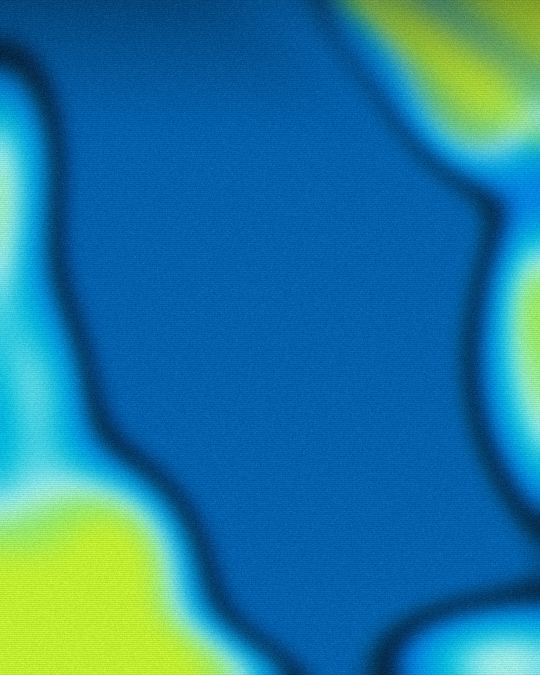
#> input picture assets/bg_pac.png, 1080 x 1350 px (shown at 1/2 size)
$ python -i cover.py   (imports and definitions only)
#> lines starting #> are read from the running program, lines starting #| are printed output that depends on the picture; after the words box and inside, x2 and y2 are one past the last pixel; in counts of white or black regions, pixels touching at a corner belong together
### scripts/hue.py
# This Source Code Form is subject to the terms of the Mozilla Public
# License, v. 2.0. If a copy of the MPL was not distributed with this
# file, You can obtain one at https://mozilla.org/MPL/2.0/.
import numpy as np
from PIL import Image
def rgb2hls(a):
  a=a/255.;r,g,b=a[...,0],a[...,1],a[...,2];mx=a.max(-1);mn=a.min(-1);l=(mx+mn)/2;dl=mx-mn
  s=np.where(dl==0,0,dl/(1-np.abs(2*l-1)+1e-9))
  h=np.zeros_like(l);m=dl>0
  rc=(mx==r)&m;gc=(mx==g)&m&~rc;bc=m&~rc&~gc
  h[rc]=((g-b)[rc]/dl[rc])%6;h[gc]=(b-r)[gc]/dl[gc]+2;h[bc]=(r-g)[bc]/dl[bc]+4
  return h*60,l,s
def hls2rgb(h,l,s):
  c=(1-np.abs(2*l-1))*s;hp=(h%360)/60;x=c*(1-np.abs(hp%2-1));z=np.zeros_like(c)
  conds=[hp<1,hp<2,hp<3,hp<4,hp<5,hp>=5]
  R=np.select(conds,[c,x,z,z,x,c]);G=np.select(conds,[x,c,c,x,z,z]);B=np.select(conds,[z,z,x,c,c,x])
  m=l-c/2;return np.clip(np.stack([R+m,G+m,B+m],-1)*255,0,255)
def shift(path,deg,sat=1.0):
#> called with path = 'assets/bg_pac.png', deg = -206, sat = 1
  a=np.asarray(Image.open(path).convert('RGB')).astype(float)
  h,l,s=rgb2hls(a);return Image.fromarray(hls2rgb(h+deg,l,np.clip(s*sat,0,1)).astype('uint8'))
#> in rgb2hls, `l = (mx + mn) / 2`:
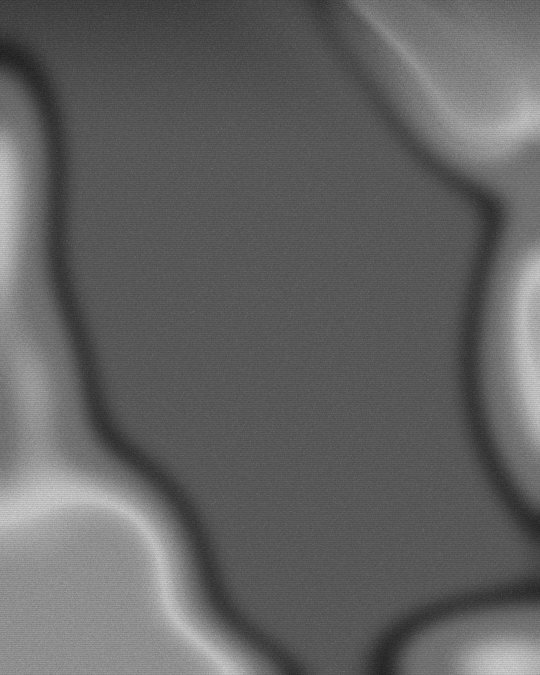
#> l: shape (1350, 1080) float64 (shown at 1/2 size); min 0.0882, max 0.875, mean 0.387
#> in rgb2hls, `s=np.where(dl==0,0,dl/(1-np.abs(2*l-1)+1e-9))`:
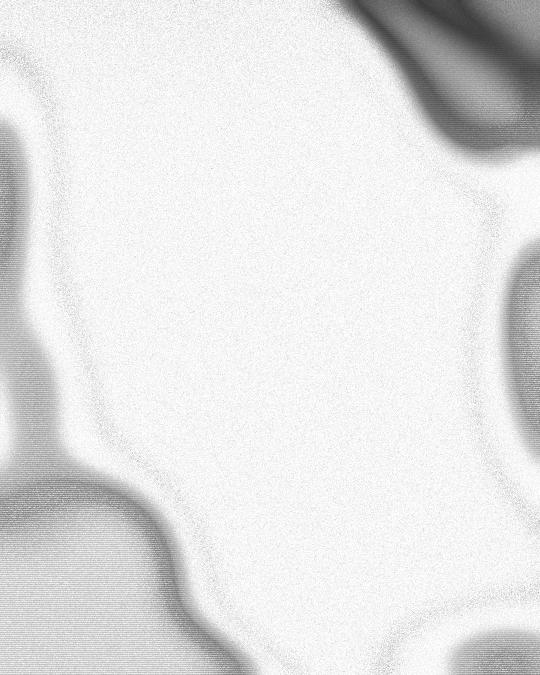
#> s: shape (1350, 1080) float64 (shown at 1/2 size); min 0.2, max 1, mean 0.893
#> in rgb2hls, `m = dl > 0`: m: shape (1350, 1080) bool; every value is 1
#> in rgb2hls, `rc = (mx == r) & m`: rc: shape (1350, 1080) bool; every value is 0
#> in rgb2hls, `gc = (mx == g) & m & ~rc`:
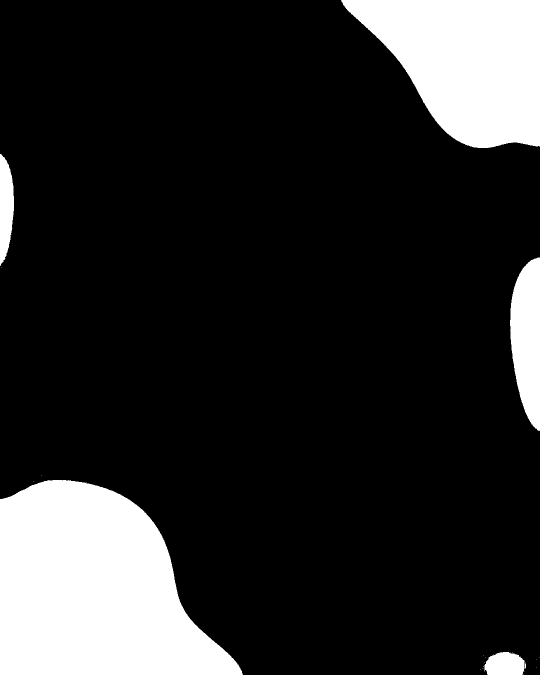
#> gc: shape (1350, 1080) bool (shown at 1/2 size); 16.4% white; 25 white regions (20 under 20 px), largest, box (x1, y1, x2, y2) and area: (0, 960, 486, 1350) 135236, (682, 0, 1080, 296) 80037, (1020, 515, 1080, 862) 15742, (0, 308, 28, 532) 4641, (969, 1304, 1049, 1350) 3096
#> in rgb2hls, `h[rc] = (g - b)[rc] / dl[rc] % 6`: h: shape (1350, 1080) float64; every value is 0
#> in rgb2hls, `h[gc] = (b - r)[gc] / dl[gc] + 2`: h: shape (1350, 1080) float64; min 0, max 3, mean 0.28
#> after `h, l, s = rgb2hls(a)`:
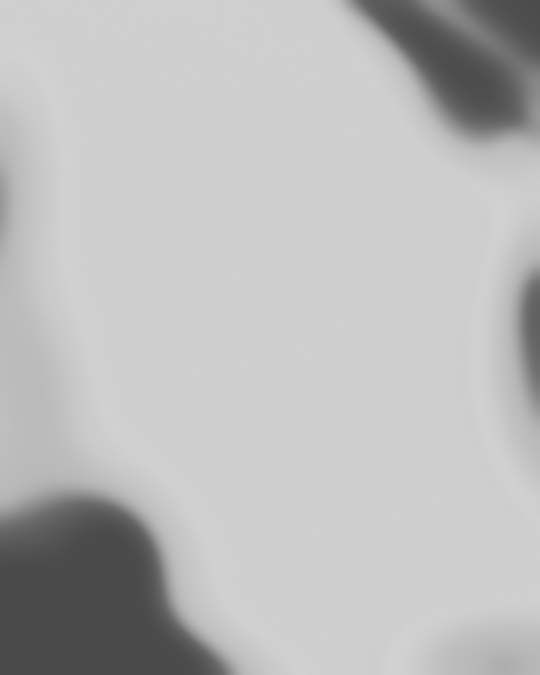
#> h: shape (1350, 1080) float64 (shown at 1/2 size); min 67.46, max 223.8, mean 187.9
#> in hls2rgb, `hp = h % 360 / 60`:
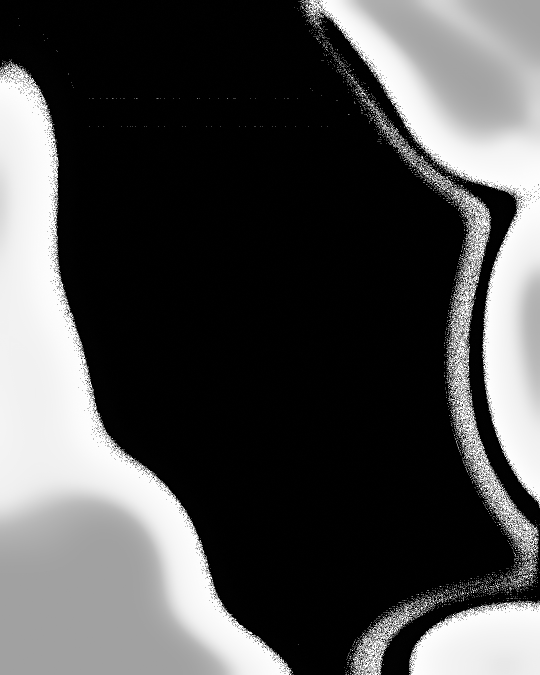
#> hp: shape (1350, 1080) float64 (shown at 1/2 size); min 0, max 6, mean 1.84; drawn with min black and max white
#> in hls2rgb, `R = np.select(conds, [c, x, z, z, x, c])`:
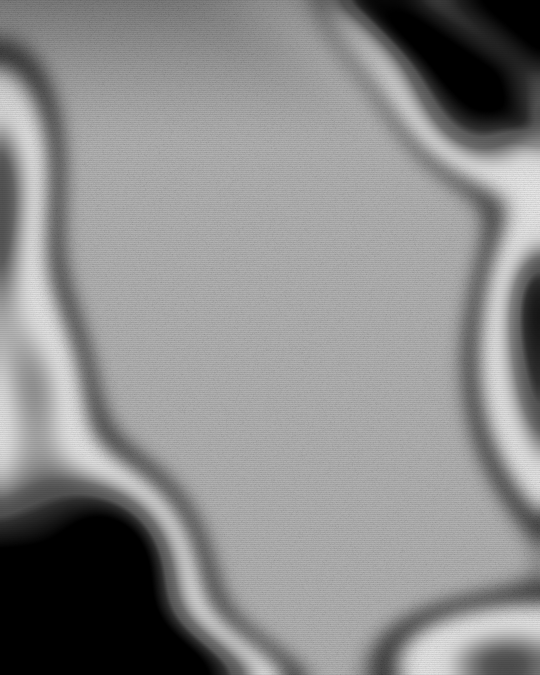
#> R: shape (1350, 1080) float64 (shown at 1/2 size); min 0, max 0.906, mean 0.545
#> in hls2rgb, `return np.clip(np.stack([R + m, G + m, B + m], -1) * 255, 0, 255)`:
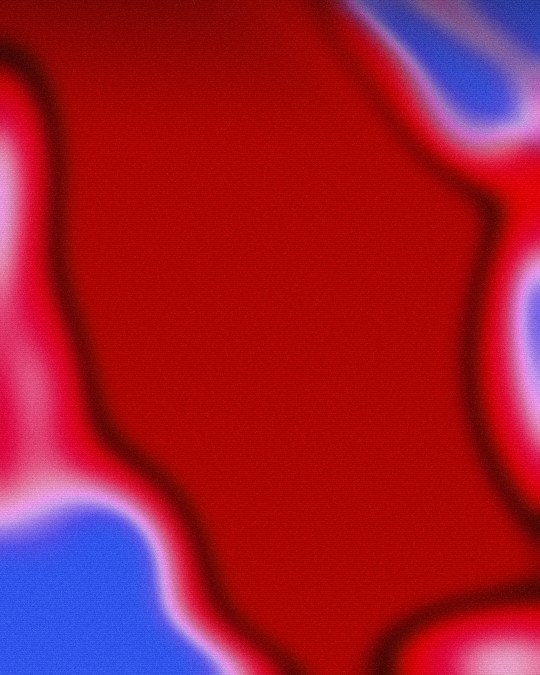
#> returned value: shape (1350, 1080, 3) float64 (shown at 1/2 size); mean of channels 0, 1, 2 159.6, 24.5, 46.5; drawn as R, G, B

### scripts/cover.py
# This Source Code Form is subject to the terms of the Mozilla Public
# License, v. 2.0. If a copy of the MPL was not distributed with this
# file, You can obtain one at https://mozilla.org/MPL/2.0/.
# VCT 2027 mega-thread covers. usage: python3 cover.py cover1|cover2 S OUT
import sys,os,re,math
sys.path.insert(0,os.path.dirname(os.path.abspath(__file__)))
import numpy as np
from PIL import Image,ImageDraw,ImageFont
from hue import shift
MODE=sys.argv[1];S=int(sys.argv[2]);OUT=sys.argv[3];W,H=1080*S,1350*S
R=os.environ.get('VCT_ROOT',os.path.dirname(os.path.dirname(os.path.abspath(__file__))))+'/'
# [1 line not run here, left out]
CB='/usr/share/fonts/opentype/noto/NotoSansCJK-Bold.ttc';CR='/usr/share/fonts/opentype/noto/NotoSansCJK-Regular.ttc'
FD=R+'assets/fonts/ClashDisplay/';CL=FD+'ClashDisplay-Bold.otf'
MONO='/usr/share/fonts/truetype/sand-box/google/JetBrains Mono/JetBrainsMono-VariableFont_wght.ttf'
def F(p,s):return ImageFont.truetype(p,round(s*S),index=3 if p.endswith('ttc') else 0)   # index 3 = Noto Sans CJK TC
# [5 lines left out: function FMN, not called in this run]
P=lambda v:round(v*S)
WHT=(255,255,255);GREY=(240,222,220);INK=(22,22,22);LIME=(205,245,40);TINT=(40,0,0)
# background: existing Pacific layered bg (layers + grain + chromatic shift kept), HSL hue-rotated to red
im=shift(R+'assets/bg_pac'+('@2x' if S==2 else '')+'.png',-206);d=ImageDraw.Draw(im)
def panel(x1,y1,x2,y2,c,a):
  global im,d
  ov=Image.new('RGBA',im.size,(0,0,0,0));ImageDraw.Draw(ov).rectangle([P(x1),P(y1),P(x2),P(y2)],fill=c+(int(255*a),));im=Image.alpha_composite(im.convert('RGBA'),ov).convert('RGB');d=ImageDraw.Draw(im)
def Lg(p,h):
  m=Image.open(p).convert('RGBA');m=m.crop(m.getbbox());return m.resize((round(m.width*h/m.height),round(h)),Image.LANCZOS)
# [4 lines left out: function corners, not called in this run]
def chip(x,y,w,h,t,fs,bg=WHT,fg=INK,font=None):
  d.rectangle([P(x),P(y),P(x+w),P(y+h)],fill=bg);d.text((P(x+w/2),P(y+h/2+1)),t,font=font or F(CL,fs),fill=fg,anchor='mm')
# [35 lines left out: functions T, header, footer, not called in this run]

# [59 lines not run here, left out]

#> (the run stopped early here; a loop or call above may not have finished)
